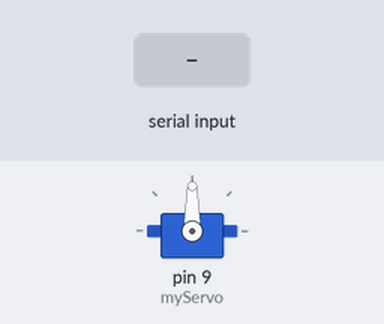
Simulated run of this sketch. Board: Arduino Uno, built with avr-gcc and run on an emulated ATmega328P. Shown: servo. The inputs (shaded band) are chosen by the test bench. What the sketch prints to the serial monitor is not drawn.

Above: at 1.2 s.
1.3 s: "30,150\n" received over Serial
At 1.7 s:
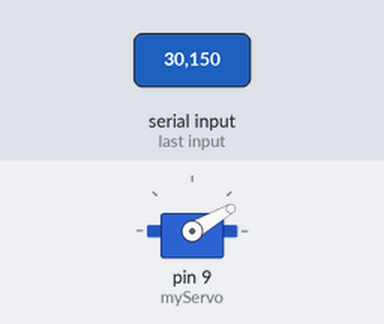
2.8 s: "5\n" received over Serial
At 3.9 s:
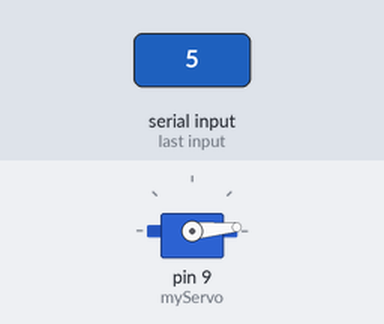
4.3 s: "200\n" received over Serial
At 5.1 s:
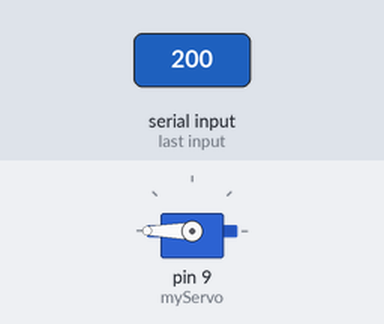
5.8 s: "90,45\n" received over Serial
At 6.3 s:
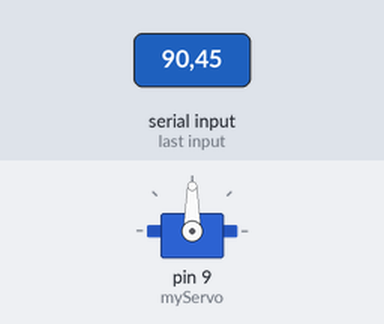
Timing chart, 0 to 8.3 s (numbered marks = the images above; inputs shaded):
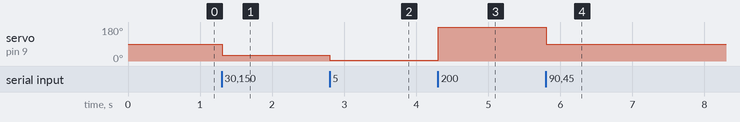

The sketch:

cooking_level_servo.ino
```cpp
#include <Servo.h>

Servo myServo;
bool servoEnabled = true; // Flag to control servo movement

void setup() {
  Serial.begin(9600);
  myServo.attach(9); // Attach servo to D9
  Serial.println("Enter servo angle (0–180) or type STOP to disable movement:");
}

void loop() {
  if (Serial.available() > 0) {
    String input = Serial.readStringUntil('\n'); // Read serial line
    input.trim(); // Remove whitespace/newline

    if (input.equalsIgnoreCase("STOP")) {
      servoEnabled = false;
      Serial.println("Servo movement stopped.");
    } else {
      int angle = input.toInt();        // Convert input to integer
      angle = constrain(angle, 0, 180); // Constrain to physical limits
      myServo.write(angle);

      servoEnabled = true; // Re-enable servo if a number is given
      Serial.print("Servo moved to: ");
      Serial.println(angle);
    }

    delay(50); // Small delay to avoid flooding serial
  }
}
```

Measured:
- after the input at 1.3 s, servo on pin 9 (myServo): 90° → 30° at once
- after the input at 2.8 s, servo on pin 9 (myServo): 30° → 5° at once
- after the input at 4.3 s, servo on pin 9 (myServo): 5° → 180° at once
- after the input at 5.8 s, servo on pin 9 (myServo): 180° → 90° at once
